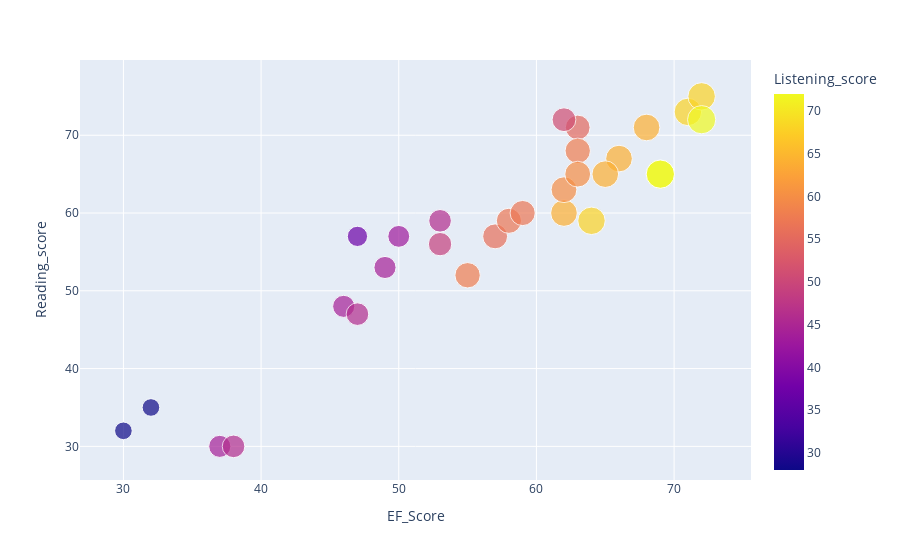

The notebook cell saved with this chart:
### Code cell
import plotly.express as px
fig = px.scatter(df, x='EF_Score', y='Reading_score', color='Listening_score', size='Listening_score')

# Show the plot
fig.show()

### Figure 1 — Plotly figure (JSON) as saved in the notebook; plotly's stock layout.template omitted (floating-point values rounded to 4 significant figures)
{"data": [{"hovertemplate": "EF_Score=%{x}<br>Reading_score=%{y}<br>Listening_score=%{marker.color}<extra></extra>", "legendgroup": "", "marker": {"color": [28, 44, 28, 46, 37, 44, 44, 46, 43, 58, 56, 46, 57, 49, 57, 72, 64, 64, 64, 55, 72, 64, 51, 60, 58, 68, 60, 68, 68, 72], "coloraxis": "coloraxis", "size": [28, 44, 28, 46, 37, 44, 44, 46, 43, 58, 56, 46, 57, 49, 57, 72, 64, 64, 64, 55, 72, 64, 51, 60, 58, 68, 60, 68, 68, 72], "sizemode": "area", "sizeref": 0.18, "symbol": "circle"}, "mode": "markers", "name": "", "orientation": "v", "showlegend": false, "type": "scatter", "x": [30, 37, 32, 38, 47, 49, 46, 47, 50, 55, 57, 53, 58, 53, 59, 69, 62, 66, 65, 63, 69, 68, 62, 62, 63, 64, 63, 71, 72, 72], "xaxis": "x", "y": [32, 30, 35, 30, 57, 53, 48, 47, 57, 52, 57, 59, 59, 56, 60, 65, 60, 67, 65, 71, 65, 71, 72, 63, 68, 59, 65, 73, 75, 72], "yaxis": "y"}], "layout": {"autosize": true, "coloraxis": {"colorbar": {"title": {"text": "Listening_score"}}, "colorscale": [[0, "#0d0887"], [0.1111, "#46039f"], [0.2222, "#7201a8"], [0.3333, "#9c179e"], [0.4444, "#bd3786"], [0.5556, "#d8576b"], [0.6667, "#ed7953"], [0.7778, "#fb9f3a"], [0.8889, "#fdca26"], [1, "#f0f921"]]}, "legend": {"itemsizing": "constant", "tracegroupgap": 0}, "margin": {"t": 60}, "xaxis": {"anchor": "y", "autorange": true, "domain": [0, 1], "range": [27.04, 75.3], "title": {"text": "EF_Score"}, "type": "linear"}, "yaxis": {"anchor": "x", "autorange": true, "domain": [0, 1], "range": [23.74, 81.98], "title": {"text": "Reading_score"}, "type": "linear"}}}
